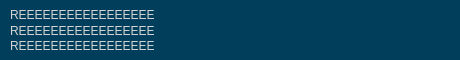
<?xml version="1.0" encoding="UTF-8"?>
<ui version="4.0">
 <class>OverlayWidgetClass</class>
 <widget class="QWidget" name="OverlayWidgetClass">
  <property name="geometry">
   <rect>
    <x>0</x>
    <y>0</y>
    <width>460</width>
    <height>60</height>
   </rect>
  </property>
  <property name="palette">
   <palette>
    <active>
     <colorrole role="WindowText">
      <brush brushstyle="SolidPattern">
       <color alpha="255">
        <red>212</red>
        <green>212</green>
        <blue>212</blue>
       </color>
      </brush>
     </colorrole>
     <colorrole role="Window">
      <brush brushstyle="SolidPattern">
       <color alpha="255">
        <red>0</red>
        <green>62</green>
        <blue>91</blue>
       </color>
      </brush>
     </colorrole>
    </active>
    <inactive>
     <colorrole role="WindowText">
      <brush brushstyle="SolidPattern">
       <color alpha="255">
        <red>212</red>
        <green>212</green>
        <blue>212</blue>
       </color>
      </brush>
     </colorrole>
     <colorrole role="Window">
      <brush brushstyle="SolidPattern">
       <color alpha="255">
        <red>0</red>
        <green>62</green>
        <blue>91</blue>
       </color>
      </brush>
     </colorrole>
    </inactive>
    <disabled>
     <colorrole role="Base">
      <brush brushstyle="SolidPattern">
       <color alpha="255">
        <red>0</red>
        <green>62</green>
        <blue>91</blue>
       </color>
      </brush>
     </colorrole>
     <colorrole role="Window">
      <brush brushstyle="SolidPattern">
       <color alpha="255">
        <red>0</red>
        <green>62</green>
        <blue>91</blue>
       </color>
      </brush>
     </colorrole>
    </disabled>
   </palette>
  </property>
  <property name="windowTitle">
   <string>AI FBT Dashboard</string>
  </property>
  <widget class="QWidget" name="verticalLayoutWidget">
   <property name="geometry">
    <rect>
     <x>-1</x>
     <y>-1</y>
     <width>461</width>
     <height>62</height>
    </rect>
   </property>
   <layout class="QVBoxLayout" name="verticalLayout">
    <property name="sizeConstraint">
     <enum>QLayout::SetNoConstraint</enum>
    </property>
    <item>
     <widget class="QLabel" name="lblLine0">
      <property name="sizePolicy">
       <sizepolicy hsizetype="Preferred" vsizetype="Preferred">
        <horstretch>0</horstretch>
        <verstretch>0</verstretch>
       </sizepolicy>
      </property>
      <property name="text">
       <string>REEEEEEEEEEEEEEEEE</string>
      </property>
     </widget>
    </item>
    <item>
     <widget class="QLabel" name="lblLine1">
      <property name="text">
       <string>REEEEEEEEEEEEEEEEE</string>
      </property>
     </widget>
    </item>
    <item>
     <widget class="QLabel" name="lblLine2">
      <property name="text">
       <string>REEEEEEEEEEEEEEEEE</string>
      </property>
     </widget>
    </item>
   </layout>
  </widget>
 </widget>
 <layoutdefault spacing="6" margin="11"/>
 <resources>
  <include location="DashboardWidget.qrc"/>
 </resources>
 <connections/>
</ui>
